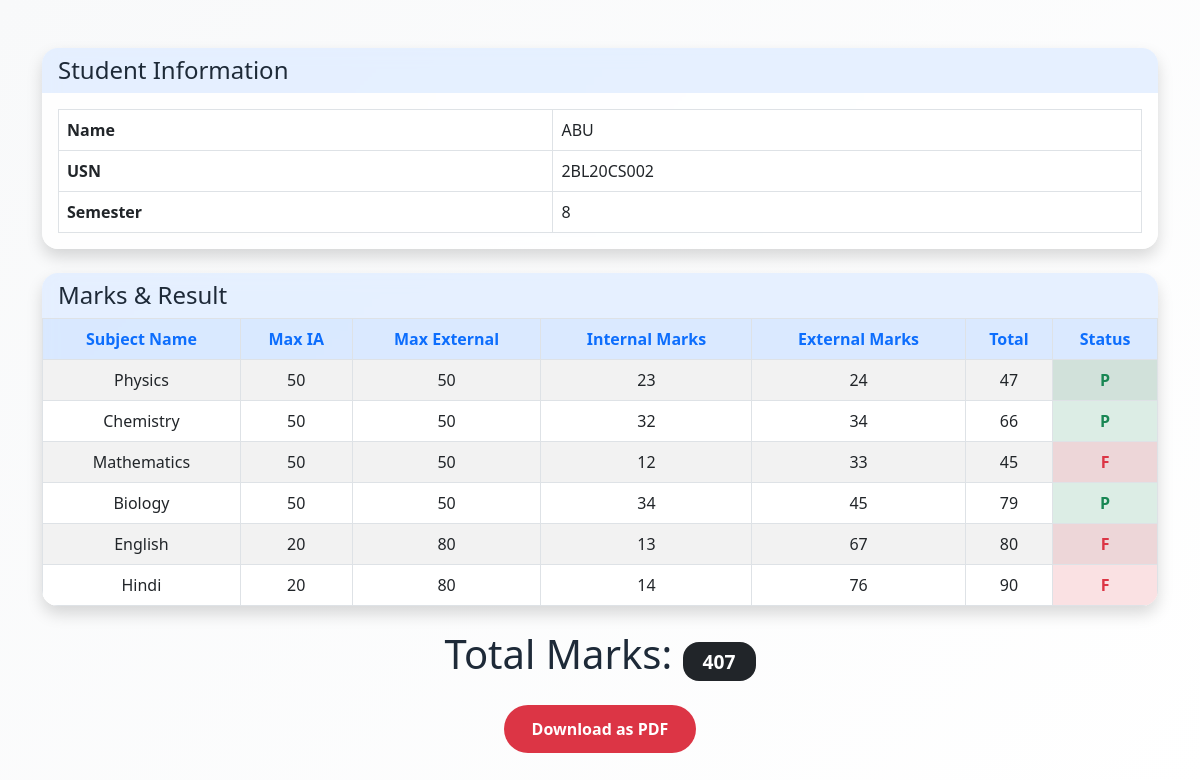
/result/2BL20CS002/, run on the app's committed database.
### student/models.py (models this page shows)
class studentData(models.Model):
    usn = models.CharField(primary_key=True,max_length=10)
    name = models.CharField(max_length=20)
    sem = models.IntegerField()

### teacher/models.py (models this page shows)
class Subjects(models.Model):
    name = models.CharField(max_length=20)
    max_im = models.IntegerField()
    max_em = models.IntegerField()
    sem = models.IntegerField()

### student/views.py (the view)
# urls.py: path('result/<str:_usn>/' ,result),
def result(request,_usn):
    try:
        studData=studentData.objects.get(usn=_usn)
        sem=studData.sem
    except Exception:
        return render(request,'notregister.html',{})
    try:
        marks = Marks.objects.filter(student=_usn).values('sub1_im', 'sub1_em','sub2_im', 'sub2_em','sub3_im', 'sub3_em','sub4_im', 'sub4_em','sub5_im', 'sub5_em','sub6_im', 'sub6_em').get()
    except Exception:
        return render(request,'Invalid.html',{})
    sub_data = Subjects.objects.filter(sem=sem)  # Queryset of subjects
    subjects_list = list(sub_data.values())
    tot=0
    flag=False
    for index, subject in enumerate(subjects_list):
        subject['im'] = marks.get(f'sub{index+1}_im', 0)  # Default 0 if not found
        subject['em'] = marks.get(f'sub{index+1}_em', 0)
        if subject['im'] != None and subject['em']!=None:
            subject['total']=subject['im']+subject['em']
            tot+=subject['total']
            if subject['im']<18 or subject['em']<18:
                flag = True
                subject['status']='F'
            else:
                subject['status']='P'
        context1 = {
        'subject': subjects_list,
        'student':studData,
        'tot':tot,
        'flag':flag
    }
    return render(request, 'result.html', context1)

### student/templates/result.html (shortened to what this page needs)
<!DOCTYPE html>
<html lang="en">
<head>
  <link href="https://cdn.jsdelivr.net/npm/bootstrap@5.3.0/dist/css/bootstrap.min.css" rel="stylesheet"/>
</head>
<body>
<div class="container my-5">
  <div class="card shadow mb-4">
    <div class="card-header">
      <h4 class="mb-0">Student Information</h4>
    </div>
    <div class="card-body">
      <table class="table table-bordered mb-0">
        <tbody>
          <tr>
            <th>Name</th>
            <td>{{ student.name }}</td>
          </tr>
          <tr>
            <th>USN</th>
            <td>{{ student.usn }}</td>
          </tr>
          <tr>
            <th>Semester</th>
            <td>{{ student.sem }}</td>
          </tr>
        </tbody>
      </table>
    </div>
  </div>
  <div class="card shadow mb-4">
    <div class="card-header" style="color: #198754;">
      <h4 class="mb-0">Marks & Result</h4>
    </div>
    <div class="card-body p-0">
      <div class="table-responsive">
        <table class="table table-striped table-bordered mb-0 text-center">
          <thead>
            <tr>
              <th>Subject Name</th>
              <th>Max IA</th>
              <th>Max External</th>
              <th>Internal Marks</th>
              <th>External Marks</th>
              <th>Total</th>
              <th>Status</th>
            </tr>
          </thead>
          <tbody>
            {% for i in subject %}
              {% if i.name %}
              <tr>
                <td>{{ i.name }}</td>
                <td>{{ i.max_im }}</td>
                <td>{{ i.max_em }}</td>
                <td>{{ i.im }}</td>
                <td>{{ i.em }}</td>
                <td>{{ i.total }}</td>
                <td class="{% if i.status == 'F' %}status-fail{% else %}status-pass{% endif %}">
                  {{ i.status }}
                </td>
              </tr>
              {% endif %}
            {% endfor %}
          </tbody>
        </table>
      </div>
    </div>
  </div>
  <div class="text-center my-4">
    <h1>Total Marks: <span class="badge bg-dark">{{ tot }}</span></h1>
  </div>
  <div class="text-center">
    <button id="download-btn" onclick="downloadPDF()">Download as PDF</button>
  </div>
</div>
</body>
</html>

### student/templates/result.html (style rules this page uses)
body { background: linear-gradient(135deg, #f8f9fa, #ffffff); font-family: "Segoe UI", sans-serif; color: #333; }
h1, h4 { color: #1e2a38; }
.card { border: none; border-radius: 1rem; overflow: hidden; backdrop-filter: blur(8px); background: rgba(255, 255, 255, 0.8); box-shadow: 0 8px 24px rgba(0, 0, 0, 0.08); }
.card-header { border-bottom: none; background: rgba(13, 110, 253, 0.1); color: #0d6efd; font-weight: 600; }
.table thead th { background-color: rgba(13, 110, 253, 0.15); color: #0d6efd; }
.table-bordered td, .table-bordered th { border-color: #dee2e6; }
.status-pass { background-color: rgba(25, 135, 84, 0.15) !important; color: #198754 !important; font-weight: 600; }
.status-fail { background-color: rgba(220, 53, 69, 0.15) !important; color: #dc3545 !important; font-weight: 600; }
.badge.bg-dark { background-color: #343a40; font-size: 1.2rem; padding: 10px 20px; border-radius: 1rem; }
#download-btn { background-color: #dc3545; border: none; padding: 12px 28px; border-radius: 30px; color: white; font-weight: 600; font-size: 16px; transition: all 0.3s ease; }
.table td, .table th { vertical-align: middle; }

### data on the page
studentData: name "ABU", usn "2BL20CS002", sem "8"
Subjects: name "Physics", max_im "50", max_em "50", im "23", em "24", total "47", status "P"
Subjects: name "Chemistry", max_im "50", max_em "50", im "32", em "34", total "66", status "P"
Subjects: name "Mathematics", max_im "50", max_em "50", im "12", em "33", total "45", status "F"
Subjects: name "Biology", max_im "50", max_em "50", im "34", em "45", total "79", status "P"
Subjects: name "English", max_im "20", max_em "80", im "13", em "67", total "80", status "F"
Subjects: name "Hindi", max_im "20", max_em "80", im "14", em "76", total "90", status "F"

### other printed values
{{ tot }} "407"
